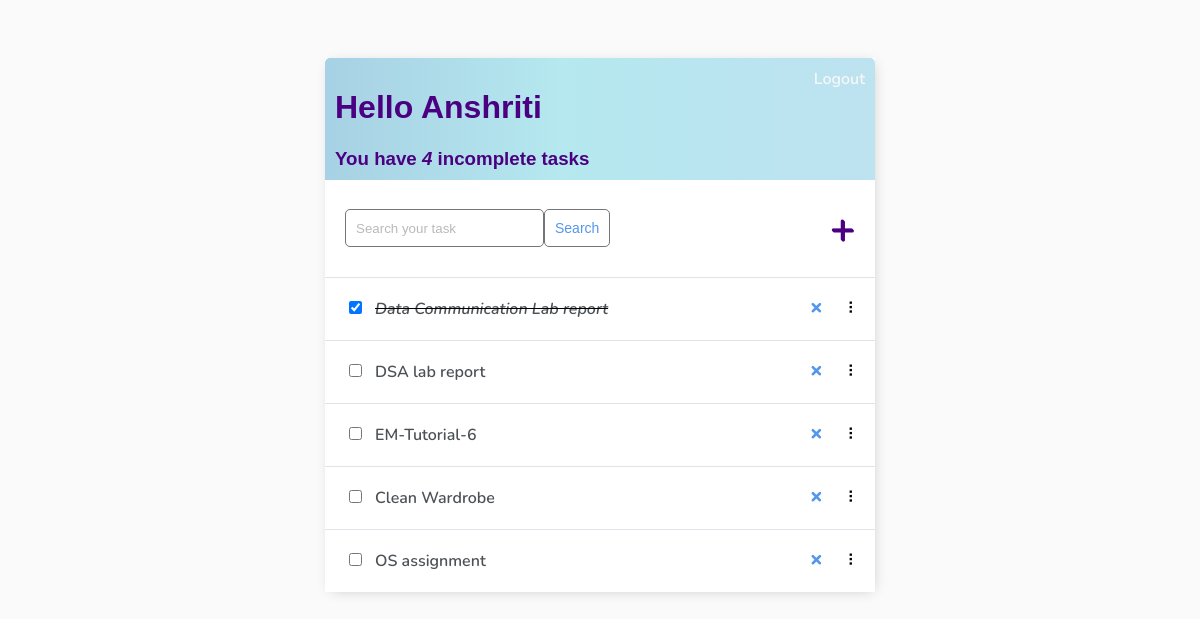
The app's page / (signed in), older data.
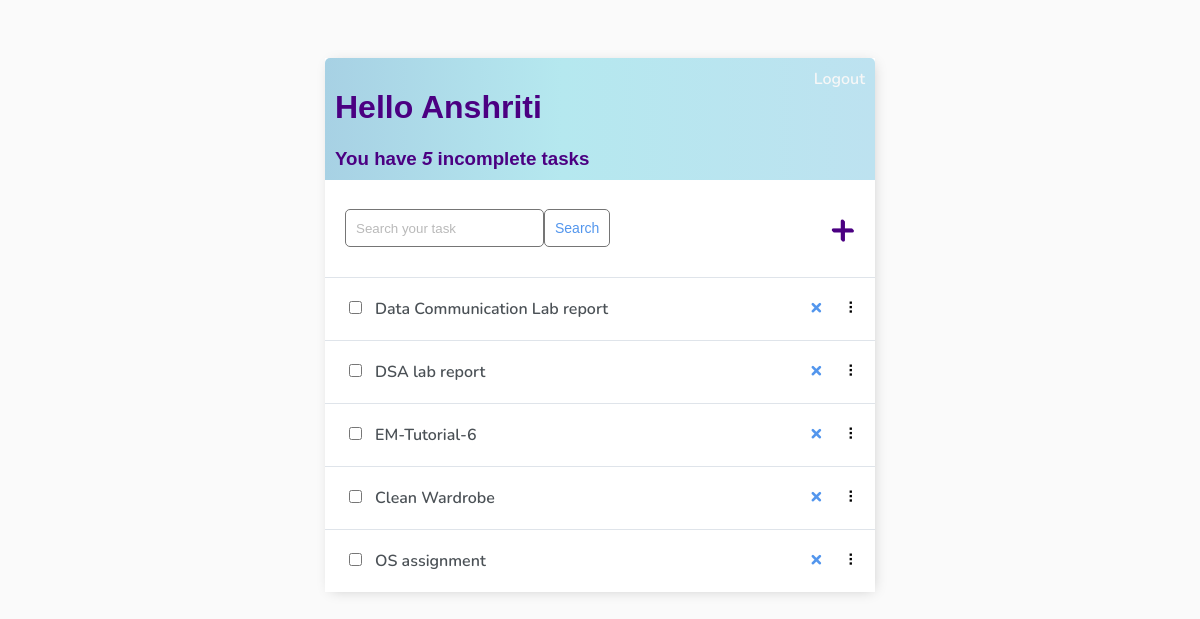
The same page, newer data.
### base/models.py (models this page shows)
class Task(models.Model):
    user = models.ForeignKey(
        User, on_delete=models.CASCADE, null=True, blank=True)
    title = models.CharField(max_length=200)
    description = models.TextField(null=True, blank=True)
    complete = models.BooleanField(default=False)
    created = models.DateTimeField(auto_now_add=True)
    def __str__(self):
        return self.title
    class Meta:
        order_with_respect_to = 'user'

### base/views.py (the view)
# urls.py: path('', TaskList.as_view(), name='tasks'),
class TaskList(LoginRequiredMixin, ListView):
    model = Task
    context_object_name = 'tasks'
    def get_context_data(self, **kwargs):
        context = super().get_context_data(**kwargs)
        context['tasks'] = context['tasks'].filter(user=self.request.user)
        context['count'] = context['tasks'].filter(complete=False).count()
        search_input = self.request.GET.get('search-area') or ''
        if search_input:
            context['tasks'] = context['tasks'].filter(
                title__contains=search_input)
        context['search_input'] = search_input
        return context

### base/templates/base/task_list.html (shortened to what this page needs)
{% extends 'base/main.html' %}
{% block content %}
<div class="header-bar">
    <div>
        <h1>Hello {{ request.user|title }}</h1>
        <h3 style="margin:0">You have <i>{{ count }}</i> incomplete task{{ count|pluralize:"s" }}</h3>
    </div>
    {% if request.user.is_authenticated %}
    <a href="{% url 'logout' %}">Logout</a>
    {% else %}
    <a href="{% url 'login' %}">Login</a>
    {% endif %}
</div>
<div id="search-add-wrapper">
    <form method="GET" style="display: flex;">
        <input type="text" name="search-area" placeholder="Search your task" value="{{ search_input }}">
        <input class="button" type="submit" value="Search">
    </form>
    {% if tasks|length > 0 %}
    <a id="add-link" href="{% url 'task-create' %}">&#x2b;</a>
    {% endif %}
</div>
<div id="tasklist" class="task-items-wrapper">
    {% for task in tasks %}
    <div class="task-wrapper" data-position="{{ task.pk }}">
        <div class="task-title">
            <form method="post" action="{% url 'toggle-complete' task.id %}" style="display:inline;">
                <input type="checkbox" onChange="this.form.submit()" {% if task.complete %}checked{% endif %}>
            </form>
            {% if task.complete %}
                <i><s><a href="{% url 'task-update' task.id %}">{{ task }}</a></s></i>
            {% else %}
                <a href="{% url 'task-update' task.id %}">{{ task }}</a>
            {% endif %}
        </div>
        <div class="task-controls">
            <a class="delete-link" href="{% url 'task-delete' task.id %}">&#215;</a>
            <span class="handle">&nbsp;&#10247;</span>
        </div>
    </div>
    {% empty %}
    <div style="text-align: center; padding-bottom: 10px; line-height: 1em;">
        <h3>No new tasks are created.</h3>
        <h3>Create a <a style="text-decoration: none; color: #e53935;" href="{% url 'task-create' %}">New task</a>!</h3>
    </div>
    {% endfor %}
</div>
{% endblock content %}

### base/templates/base/main.html (shortened to what this page needs)
<!DOCTYPE html>
<html lang="en">
<head>
</head>
<body>
    <div class="container">
        {% block content %} {% endblock content %}
    </div>
</body>
</html>

### base/templates/base/main.html (style rules this page uses)
body { background-color: #FAFAFA; font-family: 'Nunito', sans-serif; padding-top: 50px; }
h1, h2, h3, h4, h5, h6 { font-family:'Raleway', sans-serif; }
a, p { color: #4b5156 }
a { font-weight: 600; }
.container { max-width: 550px; margin: auto; background-color: #fff; -webkit-box-shadow: 2px 2px 13px -4px rgba(0, 0, 0, 0.21); box-shadow: 2px 2px 13px -4px rgba(0, 0, 0, 0.21); }
input { outline: none; border: none; }
.header-bar { display: flex; justify-content: space-between; color: indigo; padding: 10px; border-radius: 5px 5px 0 0; background: linear-gradient(90deg, #a7d1e4 0%, #b5e8ef 43%, #bde2f0 100%); }
.header-bar a { color: rgb(247, 247, 247); text-decoration: none; }
.task-wrapper { display: flex; align-items: center; justify-content: space-between; background-color: #fff; border-top: 1px solid #dfe4ea; overflow: hidden; }
.task-title { display: flex; padding: 20px; }
.task-title a { text-decoration: none; color: #4b5156; margin-left: 10px; }
.delete-link { text-decoration: none; font-weight: 900; color: #5396ed; font-size: 22px; line-height: 0; padding: 20px 0px; }
.handle { display: inline-block; padding: 20px 16px; cursor: grab; user-select: none; }
.handle:after, .handle:before { display: block; content: ""; }
#add-link { color: indigo; text-decoration: none; font-size: 42px; text-shadow: 1px 1px indigo; }
#search-add-wrapper { display: flex; justify-content: space-between; align-items: center; padding: 20px; }
input[type=text], input[type=password], textarea { border: 1px solid #757575; border-radius: 5px; padding: 10px; width: 90%; }
::placeholder { font-weight: 300; opacity: 0.5; }
.button { border: 1px solid #757575; background-color: #FFF; color: #5396ed; padding: 10px; font-size: 14px; border-radius: 5px; cursor: pointer; text-decoration: none; }

Row changes from the older to the newer data that the page shows:
changed Task "Data Communication Lab report": complete "☑" → "☐"
Text that changed along with them:
{{ count }}: "4" → "5"
